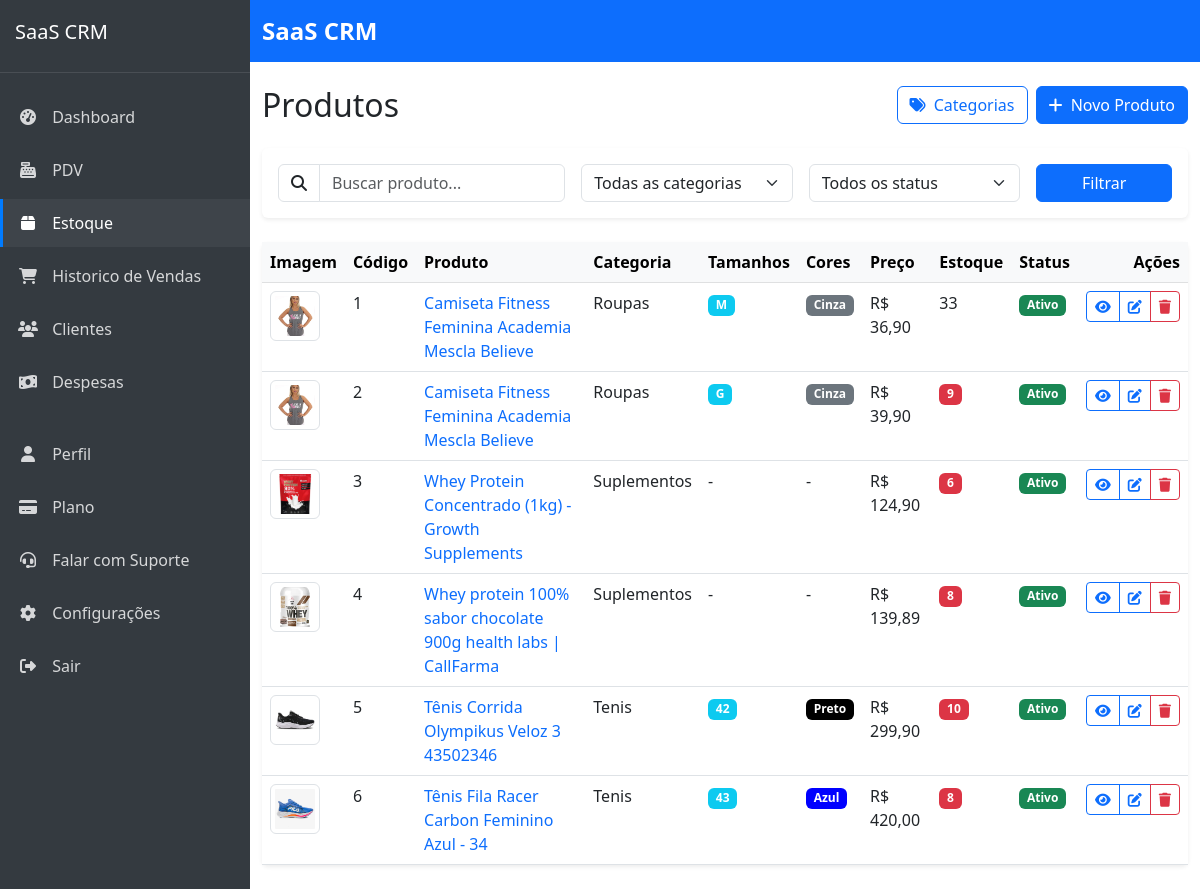
Before: /produtos/ (signed in) with the older database file.
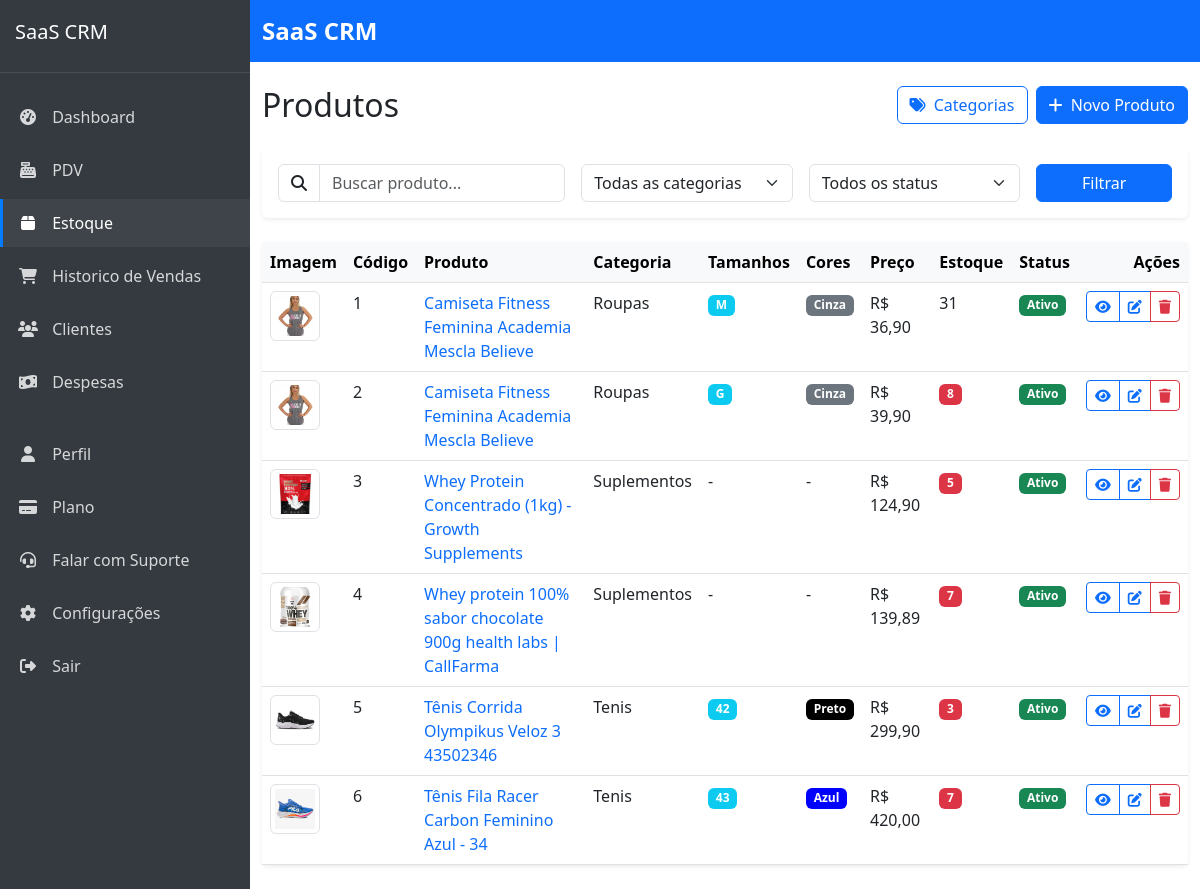
After: the same page with the newer database file.
### products/models.py (models this page shows, shortened)
class Product(models.Model):
    company = models.ForeignKey(Company, on_delete=models.CASCADE, verbose_name='Empresa', related_name='products')
    name = models.CharField('Nome', max_length=100)
    code = models.CharField('Código', max_length=50, unique=True, blank=True, null=True)
    description = models.TextField('Descrição', blank=True, null=True)
    category = models.ForeignKey(Category, on_delete=models.CASCADE, verbose_name='Categoria', related_name='products')
    price = models.DecimalField('Preço', max_digits=10, decimal_places=2)
    cost = models.DecimalField('Custo', max_digits=10, decimal_places=2)
    stock_quantity = models.PositiveIntegerField('Quantidade em estoque', default=0)
    stock_alert_level = models.PositiveIntegerField('Nível de alerta de estoque', default=10)
    barcode = models.CharField('Código de barras', max_length=100, blank=True, null=True)
    image = models.ImageField('Imagem', upload_to='products/', blank=True, null=True)
    is_active = models.BooleanField('Ativo', default=True)
    has_variations = models.BooleanField('Possui variações', default=False)
    created_at = models.DateTimeField('Criado em', auto_now_add=True)
    updated_at = models.DateTimeField('Atualizado em', auto_now=True)
    class Meta:
        verbose_name = 'Produto'
        verbose_name_plural = 'Produtos'
        ordering = ['name']
        unique_together = [['company', 'code'], ['company', 'barcode']]  # Prevent duplicate codes/barcodes within same company

class Category(models.Model):
    company = models.ForeignKey(Company, on_delete=models.CASCADE, verbose_name='Empresa', related_name='categories')
    name = models.CharField('Nome', max_length=100)
    description = models.TextField('Descrição', blank=True, null=True)
    created_at = models.DateTimeField('Criado em', auto_now_add=True)
    updated_at = models.DateTimeField('Atualizado em', auto_now=True)
    class Meta:
        verbose_name = 'Categoria'
        verbose_name_plural = 'Categorias'
        ordering = ['name']
        unique_together = ['company', 'name']  # Prevent duplicate category names within same company

class ProductVariation(models.Model):
    product = models.ForeignKey(Product, on_delete=models.CASCADE, verbose_name='Produto', related_name='variations')
    size = models.ForeignKey(Size, on_delete=models.CASCADE, verbose_name='Tamanho')
    color = models.ForeignKey(Color, on_delete=models.CASCADE, verbose_name='Cor')
    stock_quantity = models.PositiveIntegerField('Quantidade em estoque', default=0)
    stock_alert_level = models.PositiveIntegerField('Nível de alerta de estoque', default=3)
    sku = models.CharField('SKU', max_length=100, unique=True, blank=True, null=True)
    price_adjustment = models.DecimalField('Ajuste de preço', max_digits=10, decimal_places=2, default=0,
                                         help_text='Valor a ser adicionado/subtraído do preço base do produto')
    class Meta:
        verbose_name = 'Variação de Produto'
        verbose_name_plural = 'Variações de Produtos'
        unique_together = ['product', 'size', 'color']

class Size(models.Model):
    TIPO_CHOICES = (
        ('roupa', 'Roupa'),
        ('calcado', 'Calçado'),
    )
    company = models.ForeignKey(Company, on_delete=models.CASCADE, verbose_name='Empresa', related_name='sizes')
    name = models.CharField('Nome', max_length=10)  # PP, P, M, G, GG ou 36, 37, 38, etc
    tipo = models.CharField('Tipo', max_length=10, choices=TIPO_CHOICES, default='roupa')
    ordem = models.IntegerField('Ordem de exibição', default=0)
    class Meta:
        verbose_name = 'Tamanho'
        verbose_name_plural = 'Tamanhos'
        ordering = ['ordem', 'name']
        unique_together = ['company', 'name', 'tipo']

class Color(models.Model):
    company = models.ForeignKey(Company, on_delete=models.CASCADE, verbose_name='Empresa', related_name='colors')
    name = models.CharField('Nome', max_length=50)
    code = models.CharField('Código Hex', max_length=7, help_text='Ex: #FF0000', blank=True, null=True)
    class Meta:
        verbose_name = 'Cor'
        verbose_name_plural = 'Cores'
        ordering = ['name']
        unique_together = ['company', 'name']

### products/views.py (the view)
# urls.py: path('', views.product_list, name='product_list'),
@login_required
def product_list(request):
    categories = Category.objects.filter(company=request.user.company)
    products_query = Product.objects.filter(company=request.user.company)
    query = request.GET.get('q')
    category_id = request.GET.get('category')
    status = request.GET.get('status')
    if query:
        products_query = products_query.filter(
            Q(name__icontains=query) |
            Q(code__icontains=query) |
            Q(description__icontains=query)
        )
    if category_id:
        products_query = products_query.filter(category_id=category_id)
    if status == 'active':
        products_query = products_query.filter(is_active=True)
    elif status == 'inactive':
        products_query = products_query.filter(is_active=False)
    elif status == 'low_stock':
        products_with_low_stock = []
        for product in products_query:
            if product.is_stock_low():
                products_with_low_stock.append(product.id)
        products_query = products_query.filter(id__in=products_with_low_stock)
    products_query = products_query.annotate(
        numeric_code=Case(
            When(code__regex=r'^\d+$', then=Cast('code', output_field=IntegerField())),
            default=Value(999999),  # Valor alto para códigos não numéricos
            output_field=IntegerField()
        )
    ).order_by('numeric_code')
    paginator = Paginator(products_query, 20)  # 20 produtos por página
    page = request.GET.get('page')
    try:
        products = paginator.page(page)
    except PageNotAnInteger:
        products = paginator.page(1)
    except EmptyPage:
        products = paginator.page(paginator.num_pages)
    return render(request, 'products/product_list.html', {
        'products': products,
        'categories': categories
    })

### templates/products/product_list.html (shortened to what this page needs)
{% extends 'core/base.html' %}
{% block content %}
<div class="d-flex justify-content-between align-items-center mb-4">
    <h1 class="h2 mb-0">Produtos</h1>
    <div class="d-flex gap-2">
        <a href="{% url 'products:category_list' %}" class="btn btn-outline-primary">
            <i class="fas fa-tags me-1"></i> Categorias
        </a>
        <a href="{% url 'products:product_create' %}" class="btn btn-primary">
            <i class="fas fa-plus me-1"></i> Novo Produto
        </a>
    </div>
</div>
<div class="card border-0 shadow-sm mb-4">
    <div class="card-body">
        <form method="get" class="row g-3">
            <div class="col-md-4">
                <div class="input-group">
                    <span class="input-group-text bg-transparent">
                        <i class="fas fa-search"></i>
                    </span>
                    <input type="text" name="q" class="form-control" placeholder="Buscar produto..." value="{{ request.GET.q|default:'' }}">
                </div>
            </div>
            <div class="col-md-3">
                <select name="category" class="form-select">
                    <option value="">Todas as categorias</option>
                </select>
            </div>
            <div class="col-md-3">
                <select name="status" class="form-select">
                    <option value="">Todos os status</option>
                </select>
            </div>
            <div class="col-md-2">
                <button type="submit" class="btn btn-primary w-100">Filtrar</button>
            </div>
        </form>
    </div>
</div>
<div class="card border-0 shadow-sm">
    <div class="card-body p-0">
        <div class="table-responsive">
            <table class="table table-hover mb-0">
                <thead class="table-light">
                    <tr>
                        <th scope="col" style="width: 60px">Imagem</th>
                        <th scope="col">Código</th>
                        <th scope="col">Produto</th>
                        <th scope="col">Categoria</th>
                        <th scope="col">Tamanhos</th>
                        <th scope="col">Cores</th>
                        <th scope="col">Preço</th>
                        <th scope="col">Estoque</th>
                        <th scope="col">Status</th>
                        <th scope="col" class="text-end">Ações</th>
                    </tr>
                </thead>
                <tbody>
                    {% for product in products %}
                    <tr>
                        <td>
                            {% if product.image %}
                                <img src="{{ product.image.url }}" alt="{{ product.name }}" class="img-thumbnail" style="width: 50px; height: 50px; object-fit: cover;">
                            {% else %}
                                <div class="bg-light d-flex align-items-center justify-content-center" style="width: 50px; height: 50px;">
                                    <i class="fas fa-image text-muted"></i>
                                </div>
                            {% endif %}
                        </td>
                        <td>{{ product.code }}</td>
                        <td>
                            <a href="{% url 'products:product_detail' product.id %}" class="text-decoration-none">
                                {{ product.name }}
                            </a>
                        </td>
                        <td>{{ product.category.name|default:"-" }}</td>
                        <td>
                            {% if product.has_variations %}
                                {% for variation in product.variations.all %}
                                    {% if forloop.first or previous_size != variation.size.name %}
                                        <span class="badge bg-info">{{ variation.size.name }}</span>
                                    {% endif %}
                                {% empty %}
                                    -
                                {% endfor %}
                            {% else %}
                                -
                            {% endif %}
                        </td>
                        <td>
                            {% if product.has_variations %}
                                {% for variation in product.variations.all %}
                                    {% if forloop.first or previous_color != variation.color.name %}
                                        <span class="badge" style="background-color: {{ variation.color.code|default:'#6c757d' }}">{{ variation.color.name }}</span>
                                    {% endif %}
                                {% empty %}
                                    -
                                {% endfor %}
                            {% else %}
                                -
                            {% endif %}
                        </td>
                        <td>R$ {{ product.price }}</td>
                        <td>
                            {% if product.stock_quantity <= product.stock_alert_level %}
                            <span class="badge bg-danger">{{ product.stock_quantity }}</span>
                            {% else %}
                            {{ product.stock_quantity }}
                            {% endif %}
                        </td>
                        <td>
                            {% if product.is_active %}
                            <span class="badge bg-success">Ativo</span>
                            {% else %}
                            <span class="badge bg-secondary">Inativo</span>
                            {% endif %}
                        </td>
                        <td class="text-end">
                            <div class="btn-group">
                                <a href="{% url 'products:product_detail' product.id %}" class="btn btn-sm btn-outline-primary">
                                    <i class="fas fa-eye"></i>
                                </a>
                                <a href="{% url 'products:product_update' product.id %}" class="btn btn-sm btn-outline-primary">
                                    <i class="fas fa-edit"></i>
                                </a>
                                <button type="button" class="btn btn-sm btn-outline-danger" data-bs-toggle="modal" data-bs-target="#deleteModal{{ product.id }}">
                                    <i class="fas fa-trash"></i>
                                </button>
                            </div>
                        </td>
                    </tr>
                    {% endfor %}
                </tbody>
            </table>
        </div>
    </div>
</div>
{% endblock %}

Changed rows visible on the page:
changed Product (number 1 of 6 on the later page): stock_quantity "33" → "31"
changed Product (number 2 of 6 on the later page): stock_quantity "9" → "8"
changed Product "Whey Protein Concentrado (1kg) - Growth Supplements": stock_quantity "6" → "5"
changed Product "Whey protein 100% sabor chocolate 900g health labs | CallFarma": stock_quantity "8" → "7"
changed Product "Tênis Corrida Olympikus Veloz 3 43502346": stock_quantity "10" → "3"
changed Product "Tênis Fila Racer Carbon Feminino Azul - 34": stock_quantity "8" → "7"
